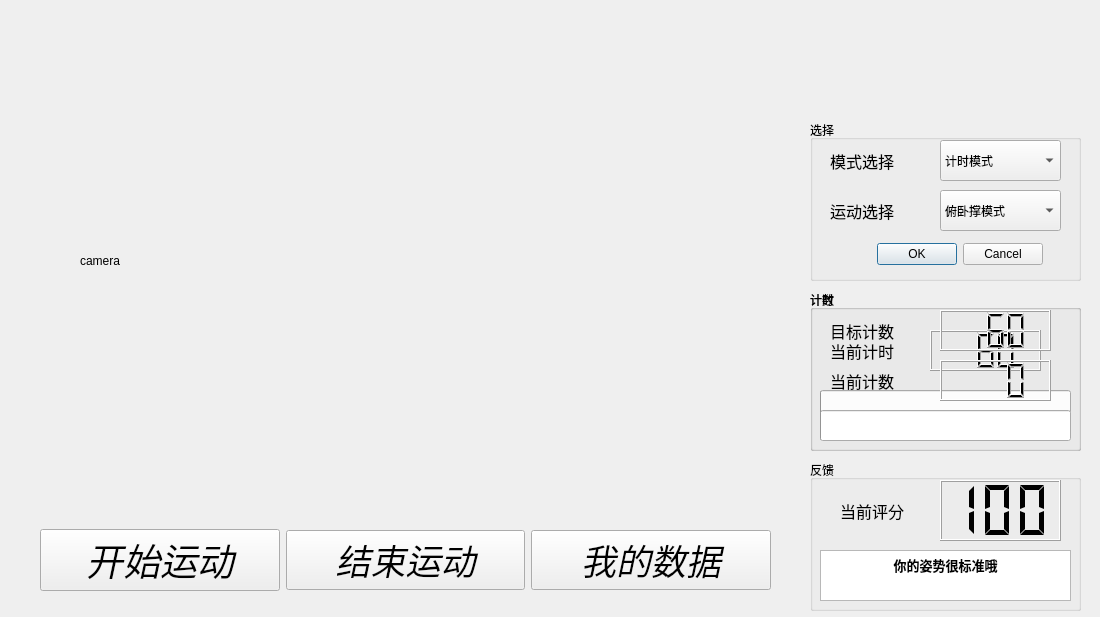
<?xml version="1.0" encoding="UTF-8"?>
<ui version="4.0">
 <class>Form</class>
 <widget class="QWidget" name="Form">
  <property name="geometry">
   <rect>
    <x>0</x>
    <y>0</y>
    <width>1100</width>
    <height>617</height>
   </rect>
  </property>
  <property name="windowTitle">
   <string>AIExercise</string>
  </property>
  <widget class="QLabel" name="cameralabel">
   <property name="geometry">
    <rect>
     <x>80</x>
     <y>30</y>
     <width>681</width>
     <height>461</height>
    </rect>
   </property>
   <property name="text">
    <string>camera</string>
   </property>
  </widget>
  <widget class="QLabel" name="backgroundlabel">
   <property name="geometry">
    <rect>
     <x>0</x>
     <y>0</y>
     <width>1100</width>
     <height>618</height>
    </rect>
   </property>
   <property name="text">
    <string/>
   </property>
   <property name="pixmap">
    <pixmap>assets/background.jpg</pixmap>
   </property>
  </widget>
  <widget class="QLabel" name="titlelabel">
   <property name="geometry">
    <rect>
     <x>820</x>
     <y>20</y>
     <width>261</width>
     <height>91</height>
    </rect>
   </property>
   <property name="text">
    <string/>
   </property>
   <property name="pixmap">
    <pixmap>assets/title.png</pixmap>
   </property>
  </widget>
  <widget class="QGroupBox" name="countBox">
   <property name="geometry">
    <rect>
     <x>810</x>
     <y>290</y>
     <width>271</width>
     <height>161</height>
    </rect>
   </property>
   <property name="title">
    <string>计数</string>
   </property>
   <widget class="QLabel" name="targetlabel">
    <property name="geometry">
     <rect>
      <x>20</x>
      <y>20</y>
      <width>81</width>
      <height>41</height>
     </rect>
    </property>
    <property name="font">
     <font>
      <family>华文行楷</family>
      <pointsize>12</pointsize>
     </font>
    </property>
    <property name="text">
     <string>目标计数</string>
    </property>
   </widget>
   <widget class="QLCDNumber" name="targetlcdNumber">
    <property name="geometry">
     <rect>
      <x>130</x>
      <y>20</y>
      <width>111</width>
      <height>41</height>
     </rect>
    </property>
    <property name="digitCount">
     <number>3</number>
    </property>
    <property name="value" stdset="0">
     <double>60.000000000000000</double>
    </property>
   </widget>
   <widget class="QLCDNumber" name="curlcdNumber">
    <property name="geometry">
     <rect>
      <x>130</x>
      <y>70</y>
      <width>111</width>
      <height>41</height>
     </rect>
    </property>
    <property name="smallDecimalPoint">
     <bool>false</bool>
    </property>
    <property name="digitCount">
     <number>3</number>
    </property>
    <property name="value" stdset="0">
     <double>0.000000000000000</double>
    </property>
   </widget>
   <widget class="QLabel" name="curlabel">
    <property name="geometry">
     <rect>
      <x>20</x>
      <y>70</y>
      <width>81</width>
      <height>41</height>
     </rect>
    </property>
    <property name="font">
     <font>
      <family>华文行楷</family>
      <pointsize>12</pointsize>
     </font>
    </property>
    <property name="text">
     <string>当前计数</string>
    </property>
   </widget>
   <widget class="QProgressBar" name="countprogressBar">
    <property name="geometry">
     <rect>
      <x>10</x>
      <y>120</y>
      <width>251</width>
      <height>31</height>
     </rect>
    </property>
    <property name="value">
     <number>0</number>
    </property>
    <property name="textVisible">
     <bool>false</bool>
    </property>
   </widget>
  </widget>
  <widget class="QGroupBox" name="selectBox">
   <property name="geometry">
    <rect>
     <x>810</x>
     <y>120</y>
     <width>271</width>
     <height>161</height>
    </rect>
   </property>
   <property name="title">
    <string>选择</string>
   </property>
   <widget class="QComboBox" name="actseccomboBox">
    <property name="geometry">
     <rect>
      <x>130</x>
      <y>70</y>
      <width>121</width>
      <height>41</height>
     </rect>
    </property>
    <item>
     <property name="text">
      <string>俯卧撑模式</string>
     </property>
    </item>
    <item>
     <property name="text">
      <string>仰卧起坐模式</string>
     </property>
    </item>
    <item>
     <property name="text">
      <string>深蹲模式</string>
     </property>
    </item>
    <item>
     <property name="text">
      <string>自由模式</string>
     </property>
    </item>
   </widget>
   <widget class="QComboBox" name="modeseccomboBox">
    <property name="geometry">
     <rect>
      <x>130</x>
      <y>20</y>
      <width>121</width>
      <height>41</height>
     </rect>
    </property>
    <item>
     <property name="text">
      <string>计时模式</string>
     </property>
    </item>
    <item>
     <property name="text">
      <string>计数模式</string>
     </property>
    </item>
   </widget>
   <widget class="QLabel" name="modeseclabel">
    <property name="geometry">
     <rect>
      <x>20</x>
      <y>20</y>
      <width>81</width>
      <height>41</height>
     </rect>
    </property>
    <property name="font">
     <font>
      <family>华文行楷</family>
      <pointsize>12</pointsize>
     </font>
    </property>
    <property name="text">
     <string>模式选择</string>
    </property>
   </widget>
   <widget class="QLabel" name="actseclabel">
    <property name="geometry">
     <rect>
      <x>20</x>
      <y>70</y>
      <width>81</width>
      <height>41</height>
     </rect>
    </property>
    <property name="font">
     <font>
      <family>华文行楷</family>
      <pointsize>12</pointsize>
     </font>
    </property>
    <property name="text">
     <string>运动选择</string>
    </property>
   </widget>
   <widget class="QDialogButtonBox" name="buttonBox">
    <property name="geometry">
     <rect>
      <x>40</x>
      <y>120</y>
      <width>193</width>
      <height>28</height>
     </rect>
    </property>
    <property name="standardButtons">
     <set>QDialogButtonBox::Cancel|QDialogButtonBox::Ok</set>
    </property>
   </widget>
  </widget>
  <widget class="QGroupBox" name="timerBox">
   <property name="geometry">
    <rect>
     <x>810</x>
     <y>290</y>
     <width>271</width>
     <height>161</height>
    </rect>
   </property>
   <property name="title">
    <string>计时</string>
   </property>
   <widget class="QLabel" name="targetimelabel">
    <property name="geometry">
     <rect>
      <x>20</x>
      <y>40</y>
      <width>81</width>
      <height>41</height>
     </rect>
    </property>
    <property name="font">
     <font>
      <family>华文行楷</family>
      <pointsize>12</pointsize>
     </font>
    </property>
    <property name="text">
     <string>当前计时</string>
    </property>
   </widget>
   <widget class="QProgressBar" name="timerprogressBar">
    <property name="geometry">
     <rect>
      <x>10</x>
      <y>100</y>
      <width>251</width>
      <height>31</height>
     </rect>
    </property>
    <property name="value">
     <number>0</number>
    </property>
    <property name="textVisible">
     <bool>false</bool>
    </property>
   </widget>
   <widget class="QLCDNumber" name="targetimelcdNumber">
    <property name="geometry">
     <rect>
      <x>120</x>
      <y>40</y>
      <width>111</width>
      <height>41</height>
     </rect>
    </property>
    <property name="digitCount">
     <number>3</number>
    </property>
    <property name="value" stdset="0">
     <double>60.000000000000000</double>
    </property>
   </widget>
  </widget>
  <widget class="QGroupBox" name="evaBox">
   <property name="geometry">
    <rect>
     <x>810</x>
     <y>460</y>
     <width>271</width>
     <height>151</height>
    </rect>
   </property>
   <property name="title">
    <string>反馈</string>
   </property>
   <widget class="QTextEdit" name="prompttextEdit">
    <property name="geometry">
     <rect>
      <x>10</x>
      <y>90</y>
      <width>251</width>
      <height>51</height>
     </rect>
    </property>
    <property name="font">
     <font>
      <family>AcadEref</family>
      <pointsize>8</pointsize>
     </font>
    </property>
    <property name="html">
     <string>&lt;!DOCTYPE HTML PUBLIC &quot;-//W3C//DTD HTML 4.0//EN&quot; &quot;http://www.w3.org/TR/REC-html40/strict.dtd&quot;&gt;
&lt;html&gt;&lt;head&gt;&lt;meta name=&quot;qrichtext&quot; content=&quot;1&quot; /&gt;&lt;style type=&quot;text/css&quot;&gt;
p, li { white-space: pre-wrap; }
&lt;/style&gt;&lt;/head&gt;&lt;body style=&quot; font-family:'AcadEref'; font-size:8pt; font-weight:400; font-style:normal;&quot;&gt;
&lt;p align=&quot;center&quot; style=&quot; margin-top:0px; margin-bottom:0px; margin-left:0px; margin-right:0px; -qt-block-indent:0; text-indent:0px;&quot;&gt;&lt;span style=&quot; font-family:'SimSun'; font-size:10pt; font-weight:600;&quot;&gt;你的姿势很标准哦&lt;/span&gt;&lt;/p&gt;
&lt;p align=&quot;center&quot; style=&quot;-qt-paragraph-type:empty; margin-top:0px; margin-bottom:0px; margin-left:0px; margin-right:0px; -qt-block-indent:0; text-indent:0px; font-family:'SimSun'; font-size:10pt; font-weight:600;&quot;&gt;&lt;br /&gt;&lt;/p&gt;&lt;/body&gt;&lt;/html&gt;</string>
    </property>
   </widget>
   <widget class="QLCDNumber" name="scorelcdNumber">
    <property name="geometry">
     <rect>
      <x>130</x>
      <y>20</y>
      <width>121</width>
      <height>61</height>
     </rect>
    </property>
    <property name="smallDecimalPoint">
     <bool>true</bool>
    </property>
    <property name="digitCount">
     <number>3</number>
    </property>
    <property name="segmentStyle">
     <enum>QLCDNumber::Flat</enum>
    </property>
    <property name="value" stdset="0">
     <double>100.000000000000000</double>
    </property>
    <property name="intValue" stdset="0">
     <number>100</number>
    </property>
   </widget>
   <widget class="QLabel" name="scorelabel">
    <property name="geometry">
     <rect>
      <x>30</x>
      <y>30</y>
      <width>81</width>
      <height>41</height>
     </rect>
    </property>
    <property name="font">
     <font>
      <family>华文行楷</family>
      <pointsize>12</pointsize>
     </font>
    </property>
    <property name="text">
     <string>当前评分</string>
    </property>
   </widget>
  </widget>
  <widget class="QWidget" name="horizontalLayoutWidget">
   <property name="geometry">
    <rect>
     <x>40</x>
     <y>520</y>
     <width>731</width>
     <height>81</height>
    </rect>
   </property>
   <layout class="QHBoxLayout" name="horizontalLayout">
    <item>
     <widget class="QPushButton" name="startpushButton">
      <property name="font">
       <font>
        <family>华文行楷</family>
        <pointsize>28</pointsize>
        <italic>true</italic>
       </font>
      </property>
      <property name="text">
       <string>开始运动</string>
      </property>
      <property name="iconSize">
       <size>
        <width>32</width>
        <height>32</height>
       </size>
      </property>
     </widget>
    </item>
    <item>
     <widget class="QPushButton" name="finishpushButton">
      <property name="font">
       <font>
        <family>华文行楷</family>
        <pointsize>26</pointsize>
        <italic>true</italic>
        <underline>false</underline>
       </font>
      </property>
      <property name="text">
       <string>结束运动</string>
      </property>
     </widget>
    </item>
    <item>
     <widget class="QPushButton" name="mydatapushButton">
      <property name="font">
       <font>
        <family>华文行楷</family>
        <pointsize>26</pointsize>
        <italic>true</italic>
        <underline>false</underline>
       </font>
      </property>
      <property name="text">
       <string>我的数据</string>
      </property>
     </widget>
    </item>
   </layout>
  </widget>
  <zorder>timerBox</zorder>
  <zorder>backgroundlabel</zorder>
  <zorder>cameralabel</zorder>
  <zorder>titlelabel</zorder>
  <zorder>selectBox</zorder>
  <zorder>evaBox</zorder>
  <zorder>countBox</zorder>
  <zorder>horizontalLayoutWidget</zorder>
 </widget>
 <resources/>
 <connections/>
</ui>
